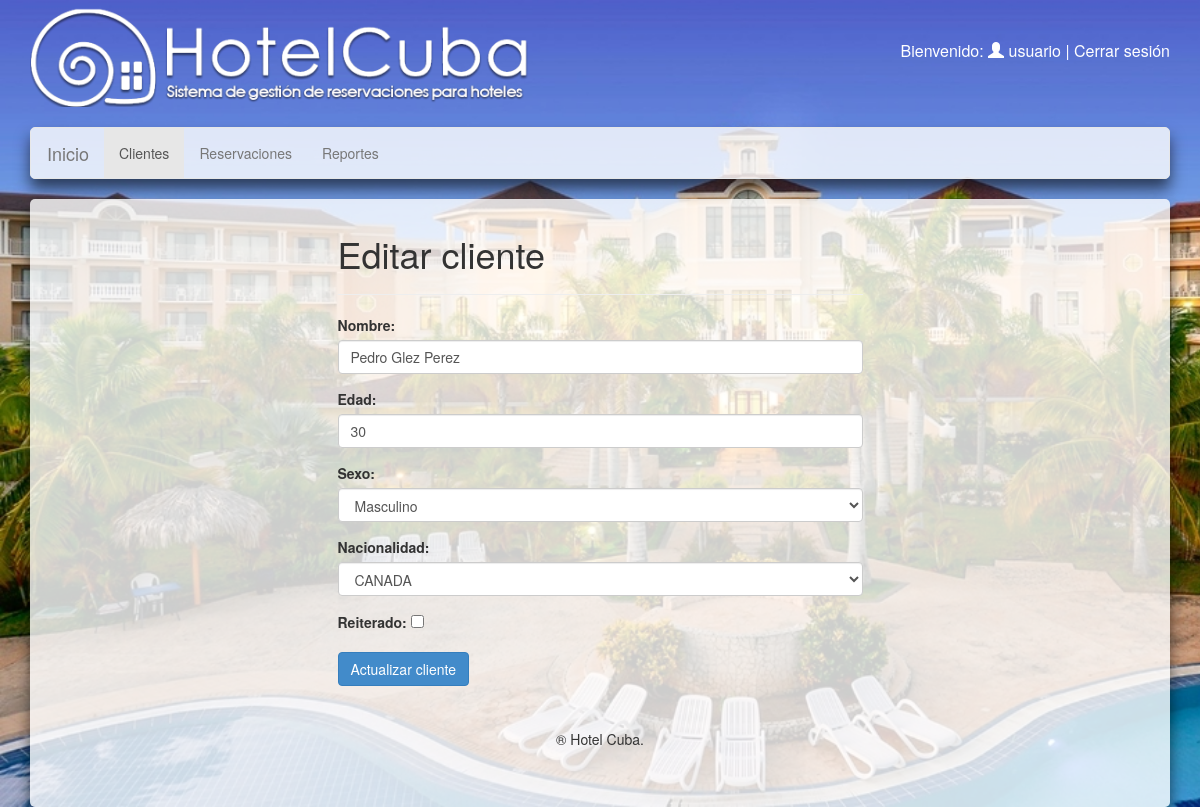
Page /VISTA/plantilla.php?opcion=2&editar=1 (signed in) on the committed database.
### tables this page shows
create table IF NOT EXISTS cliente
(
  nombre       varchar(50)            not null,
  edad         int                    not null,
  sexo         int           not null,
  nacionalidad int(11)            not null,
  reiterado    tinyint(1) default '0' not null,
  id_cliente   int auto_increment PRIMARY KEY,
  constraint cliente_nacionalidad_id_nacionalidad_fk
  foreign key (nacionalidad) references nacionalidad (id_nacionalidad),
  constraint cliente_sexo_id_sexo_fk
  foreign key (sexo) references sexo (id_sexo)
);

CREATE TABLE IF NOT EXISTS sexo (
id_sexo int not null primary key,
  descripcion varchar(100) not null
);

CREATE TABLE IF NOT EXISTS nacionalidad (
  id_nacionalidad int auto_increment primary key,
  descripcion varchar(100) not null
);

### MODELO/daoCliente.php (called while the page is built, shortened)
<?php
include_once '../MODELO/Conexion.php';
class daoCliente
{
    function __construct()
    {
        $a = func_get_args();
        $i = func_num_args();
    }
    function obtenerClienteDadoId($idCliente){
        $sql = "SELECT * FROM cliente where id_cliente = '$idCliente'";
        $con = new Conexion();
        return $con ->devolverResultados($sql);
    }
}

### CONTROLADOR/cc-cliente.php (called while the page is built, shortened)
<?php
include '../MODELO/daoCliente.php';
extract($_REQUEST);
if (isset($editar)){
    if ($_SERVER['REQUEST_METHOD']=="GET"){
        $clienteObj = new daoCliente();
        $clienteObjData = $clienteObj->obtenerClienteDadoId($editar);
        if(count($clienteObjData)==1){
            $nombre = $clienteObjData[0]['nombre'];
            $edad = $clienteObjData[0]['edad'];
            $sexo = $clienteObjData[0]['sexo'];
            $nacionalidad = $clienteObjData[0]['nacionalidad'];
            $reiterado = $clienteObjData[0]['reiterado'];
        }
    }
}

### MODELO/Conexion.php (called while the page is built, shortened)
<?php
class Conexion{
    private $conn;
    private $host;
    private $user;
    private $password;
    private $baseName;
    function __construct()
    {
        $this->conn = false;
        $this->host = "localhost";
        $this->user = "root";
        $this->password = "";
        $this->baseName = "hotel";
    }
    function conectar()
    {
        if (!$this->conn) {
            $this->conn = mysqli_connect($this->host, $this->user, $this->password);
            mysqli_select_db($this->conn, $this->baseName);
        }
    }
    function ejecutarConsulta($sql)
    {
        $r = mysqli_query($this->conn, $sql);
        return $r;
    }
    function devolverResultados($sql)
    {
        $r = $this->ejecutarConsulta($sql);
        $output = array();
        while ($r != false && $record = mysqli_fetch_assoc($r)) {
            $output[] = $record;
        }
        return $output;
    }
}
?>

### CONTROLADOR/cc-nomenclador.php (called while the page is built, shortened)
<?php
include_once '../MODELO/daoNomenclador.php';
$nomenclador = new daoNomenclador();
$nacionalidades = $nomenclador->obtenerNacionalidades();
$sexos = $nomenclador->obtenerSexos();

### MODELO/daoNomenclador.php (called while the page is built, shortened)
<?php
include_once '../MODELO/Conexion.php';
class daoNomenclador
{
    public function obtenerSexos()
    {
        $sql = "SELECT * FROM sexo";
        $ob = new Conexion();
        return $ob->devolverResultados($sql);
    }
    public function obtenerNacionalidades()
    {
        $sql = "SELECT * FROM nacionalidad";
        $ob = new Conexion();
        return $ob->devolverResultados($sql);
    }
}

### VISTA/paginas/registrar-cliente.php (the view, shortened to what this page needs)
<?php
include '../CONTROLADOR/cc-nomenclador.php';
include '../CONTROLADOR/cc-cliente.php';
?>
<div class="col-md-6 col-md-offset-3">
    <form action="../CONTROLADOR/cc-cliente.php" method="post" class="form-horizontal">
        <h1><p><?php echo isset($_GET['editar'])?'Editar':'Registrar'?> cliente</p></h1>
        <hr>
        <div class="col-md-12">
            <div class="form-group">
                <label for="">Nombre: </label>
                <input type="text" name="nombre" class="form-control" value="<?php echo isset($_GET['editar'])?@$nombre:''?>" required>
            </div>
            <div class="form-group">
                <label for="">Edad: </label>
                <input type="text" name="edad" class="form-control" value="<?php echo isset($_GET['editar'])?@$edad:''?>" required>
            </div>
            <div class="form-group">
                <label for="">Sexo: </label>
                <select name="sexo" id="" class="form-control" required>
                    <?php foreach ($sexos as $item) {
                       echo "<option value='".$item['id_sexo']."' ".(isset($_GET['editar']) && $item['id_sexo']==@$sexo?"selected":"").">".$item['descripcion']."</option>";
                    }?>
                </select>
            </div>
            <div class="form-group">
                <label for="">Nacionalidad: </label>
                <select name="nacionalidad" id="" class="form-control" required>
                    <?php foreach ($nacionalidades as $item) {
                        echo "<option value='".$item['id_nacionalidad']."' ".(isset($_GET['editar']) && $item['id_nacionalidad']==@$nacionalidad?"selected":"").">".$item['descripcion']."</option>";
                    }?>
                </select>
            </div>
            <?php if(isset($_GET['editar'])){ ?>
            <div class="form-group">
                <label for=""> Reiterado: </label>
                <input type="checkbox" name="reiterado" class="form-inline" value=true <?php echo (isset($_GET['editar']) && @$reiterado?"checked":"")?>>
            </div>
            <?php }?>
        </div>
        <p>
            <?php
                if(!isset($_GET['editar'])){
                ?>
                <button type="submit" class="btn btn-primary" value="insertar" name="insertar">Registrar cliente
                </button>
                <?php
            }else{
            ?>
            <button type="submit" class="btn btn-primary" value="<?php echo $_GET['editar'] ?>" name="editar">Actualizar cliente</button>
            <?php
            }
            ?>
        </p>
    </form>
</div>

### VISTA/css/miEstilo.css (style rules this page uses)
body { background-image:url(../img/bg.jpg); background-size: cover; background-repeat: no-repeat; background-attachment: fixed; }

### rows in the picture
cliente: nombre "Pedro Glez Perez", edad "30", sexo "Masculino", nacionalidad "CANADA"

### other values in the picture
$_SESSION['nombre'] "usuario"
